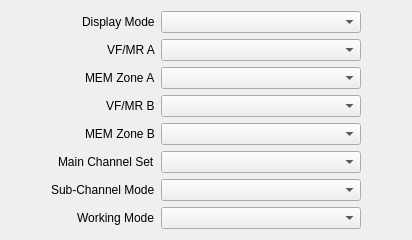
     <widget class="QWidget" name="workModeTab">
      <attribute name="title">
       <string>Work Mode</string>
      </attribute>
      <layout class="QHBoxLayout" name="horizontalLayout_7">
       <item>
        <spacer name="horizontalSpacer_7">
         <property name="orientation">
          <enum>Qt::Orientation::Horizontal</enum>
         </property>
         <property name="sizeHint" stdset="0">
          <size>
           <width>40</width>
           <height>20</height>
          </size>
         </property>
        </spacer>
       </item>
       <item>
        <layout class="QFormLayout" name="formLayout_5">
         <property name="labelAlignment">
          <set>Qt::AlignmentFlag::AlignRight|Qt::AlignmentFlag::AlignTrailing|Qt::AlignmentFlag::AlignVCenter</set>
         </property>
         <item row="0" column="0">
          <widget class="QLabel" name="label_40">
           <property name="text">
            <string>Display Mode</string>
           </property>
          </widget>
         </item>
         <item row="0" column="1">
          <widget class="QComboBox" name="displayModeCmbx">
           <property name="minimumSize">
            <size>
             <width>200</width>
             <height>0</height>
            </size>
           </property>
          </widget>
         </item>
         <item row="1" column="0">
          <widget class="QLabel" name="label_41">
           <property name="text">
            <string>VF/MR A</string>
           </property>
          </widget>
         </item>
         <item row="1" column="1">
          <widget class="QComboBox" name="vfMrACmbx"/>
         </item>
         <item row="2" column="0">
          <widget class="QLabel" name="label_42">
           <property name="text">
            <string>MEM Zone A</string>
           </property>
          </widget>
         </item>
         <item row="2" column="1">
          <widget class="QComboBox" name="memZoneACmbx"/>
         </item>
         <item row="3" column="0">
          <widget class="QLabel" name="label_43">
           <property name="text">
            <string>VF/MR B</string>
           </property>
          </widget>
         </item>
         <item row="3" column="1">
          <widget class="QComboBox" name="vfMrBCmbx"/>
         </item>
         <item row="4" column="0">
          <widget class="QLabel" name="label_44">
           <property name="text">
            <string>MEM Zone B</string>
           </property>
          </widget>
         </item>
         <item row="4" column="1">
          <widget class="QComboBox" name="memZoneBCmbx"/>
         </item>
         <item row="5" column="0">
          <widget class="QLabel" name="label_45">
           <property name="text">
            <string>Main Channel Set</string>
           </property>
          </widget>
         </item>
         <item row="5" column="1">
          <widget class="QComboBox" name="mainChannelSetCmbx"/>
         </item>
         <item row="6" column="0">
          <widget class="QLabel" name="label_46">
           <property name="text">
            <string>Sub-Channel Mode</string>
           </property>
          </widget>
         </item>
         <item row="6" column="1">
          <widget class="QComboBox" name="subChannelModeCmbx"/>
         </item>
         <item row="7" column="0">
          <widget class="QLabel" name="label_47">
           <property name="text">
            <string>Working Mode</string>
           </property>
          </widget>
         </item>
         <item row="7" column="1">
          <widget class="QComboBox" name="workingModeCmbx"/>
         </item>
        </layout>
       </item>
       <item>
        <spacer name="horizontalSpacer_8">
         <property name="orientation">
          <enum>Qt::Orientation::Horizontal</enum>
         </property>
         <property name="sizeHint" stdset="0">
          <size>
           <width>40</width>
           <height>20</height>
          </size>
         </property>
        </spacer>
       </item>
      </layout>
     </widget>
